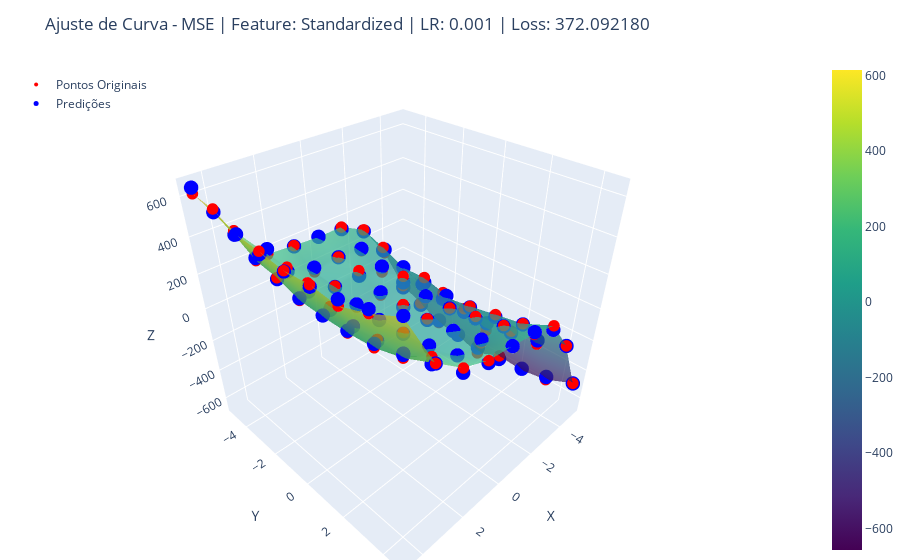

Notebook code cell kept with this figure:
### Markdown cell above
### MSE

### Code cell
_ = plot_best_by_loss(df_result, "MSE", df, features_normalized, features_standardized, show_original_points=True)
